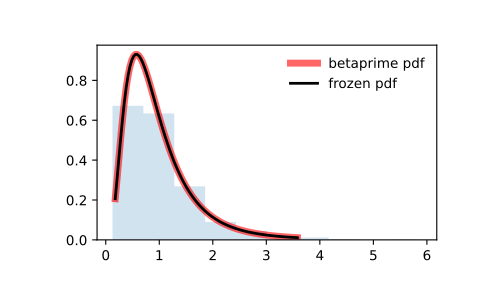

Here is the Python script that generated this plot:
from scipy.stats import betaprime
import matplotlib.pyplot as plt
fig, ax = plt.subplots(1, 1)

# Calculate the first four moments:

a, b = 5, 6
mean, var, skew, kurt = betaprime.stats(a, b, moments='mvsk')

# Display the probability density function (``pdf``):

x = np.linspace(betaprime.ppf(0.01, a, b),
                betaprime.ppf(0.99, a, b), 100)
ax.plot(x, betaprime.pdf(x, a, b),
       'r-', lw=5, alpha=0.6, label='betaprime pdf')

# Alternatively, the distribution object can be called (as a function)
# to fix the shape, location and scale parameters. This returns a "frozen"
# RV object holding the given parameters fixed.

# Freeze the distribution and display the frozen ``pdf``:

rv = betaprime(a, b)
ax.plot(x, rv.pdf(x), 'k-', lw=2, label='frozen pdf')

# Check accuracy of ``cdf`` and ``ppf``:

vals = betaprime.ppf([0.001, 0.5, 0.999], a, b)
np.allclose([0.001, 0.5, 0.999], betaprime.cdf(vals, a, b))
# True

# Generate random numbers:

r = betaprime.rvs(a, b, size=1000)

# And compare the histogram:

ax.hist(r, density=True, histtype='stepfilled', alpha=0.2)
ax.legend(loc='best', frameon=False)
plt.show()
